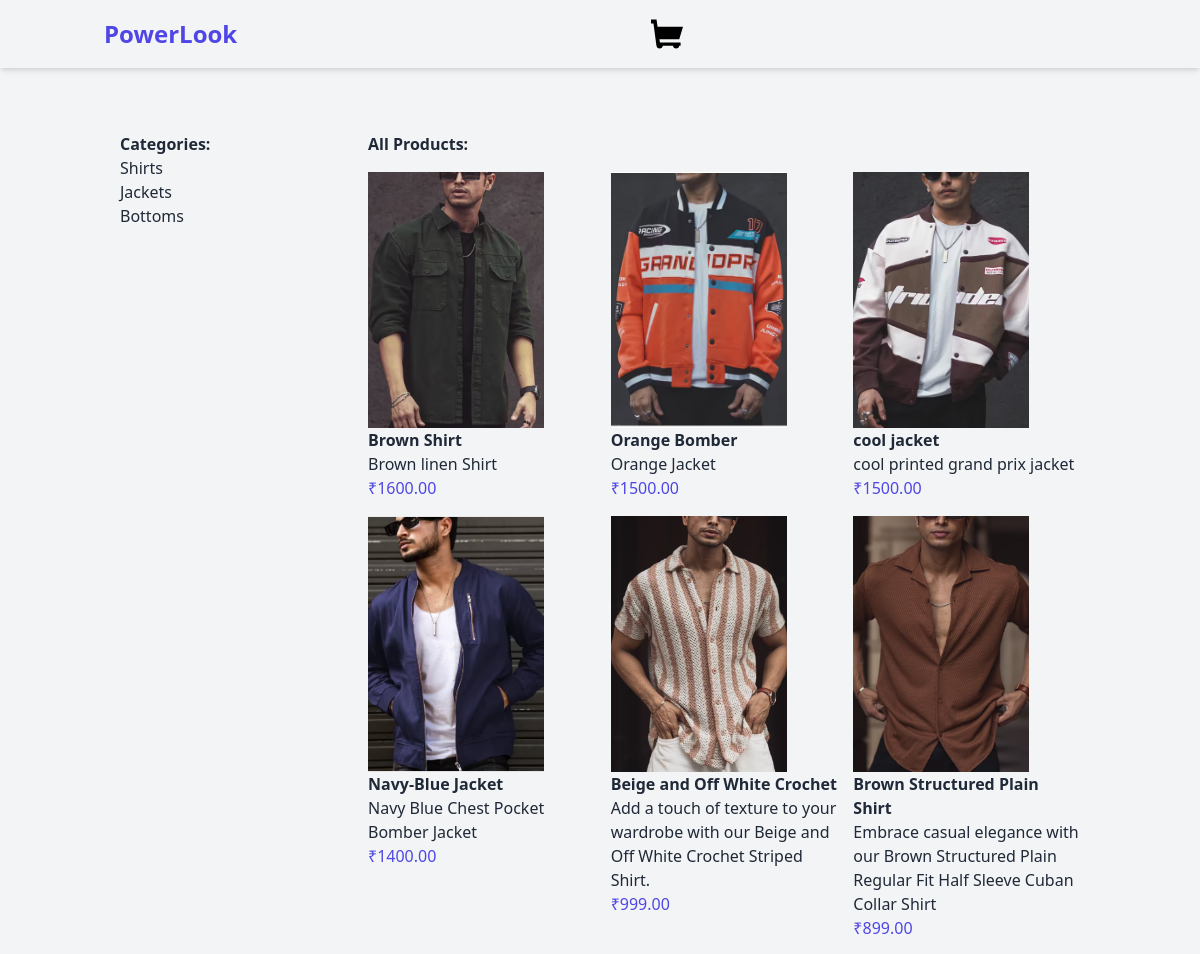
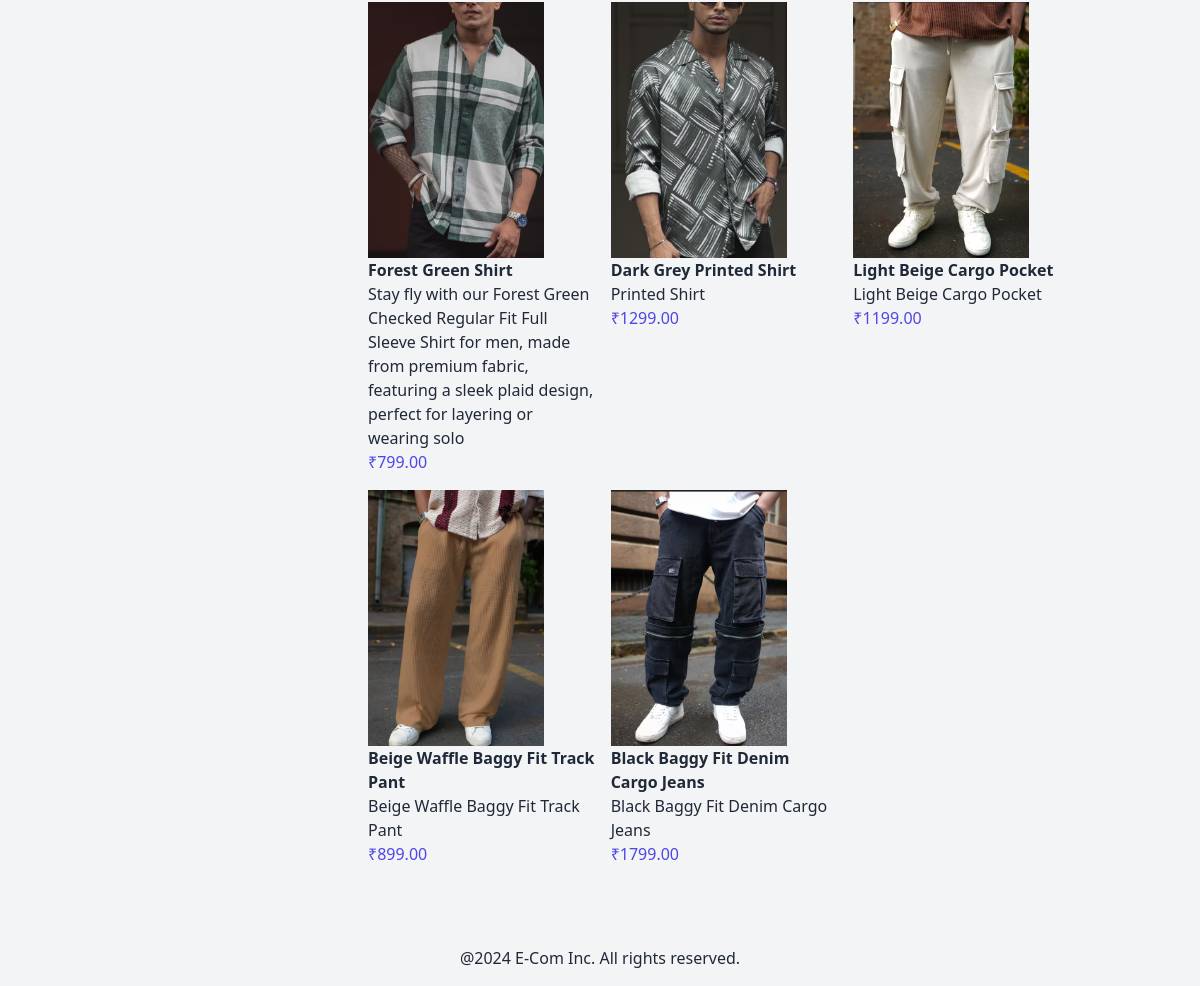
The page / on the database its author committed (2 pictures, top to bottom).
### products/models.py (models this page shows, shortened)
class Category(models.Model):
    name = models.CharField(max_length=250)
    slug = models.SlugField(unique=True)
    class Meta:
        verbose_name_plural = "categories"

class Product(models.Model):
    category = models.ForeignKey(Category, related_name='products', on_delete=models.CASCADE)
    name = models.CharField(max_length=250)
    slug = models.SlugField(max_length=250)
    description = models.TextField(blank=True)
    price = models.DecimalField(max_digits=10, decimal_places=2)
    available = models.BooleanField(default=True)
    created = models.DateTimeField(auto_now_add=True)
    updated = models.DateTimeField(auto_now=True)
    image = models.ImageField(upload_to='products', blank=True, null=True)

### products/views.py (the view)
# urls.py: path('', views.product_list, name='product_list'),
def product_list(request, category_slug=None):
    category = None
    products = Product.objects.filter(available=True)
    categories = Category.objects.all()
    if category_slug:
        category = get_object_or_404(Category, slug=category_slug)
        products = products.filter(category=category)
    return render(request, 'products/product/list.html', {
        'category':category,
        'products':products,
        'categories':categories,
    })

### products/templates/products/product/list.html (shortened to what this page needs)
{% extends "base.html" %}
{%block content%}
<div class="container mx-auto p-4 flex">
    <aside class="w-1/4 p-4">
        <h2 class="font-bold">Categories:</h2>
        <ul>
            {%for category in categories%}
            <li>
                <a href="{% url 'products:product_list_by_category' category.slug %}">{{category.name}}</a>
            </li>
            {%endfor%}
        </ul>
    </aside>
    <main class="w-3/4 p-4">
        {%if category%}
        <h2 class="font-bold mb-4">{{category.name}}</h2>
        {%else%}
        <h2 class="font-bold mb-4">All Products:</h2>
        {%endif%}
        <div class="grid grid-cols-3 gap-4">
            {% for product in products %}
            <a href="{% url 'products:product_detail' product.id product.slug %}">
            <div>
                {% if product.image %}
                <img src="{{product.image.url}}" alt={{product.name}} class="h-64 w-44 object-cover">
                {%else%}
                <p>The image is not available</p>
                {%endif%}
                <h3 class="font-semibold">{{product.name}}</h3>
                <p>{{product.description}}</p>
                <p class="text-indigo-600">₹{{product.price}}</p>
            </div>
        </a>
            {%endfor%}
        </div>
    </main>
</div>
{%endblock%}

### templates/base.html (shortened to what this page needs)
<!DOCTYPE html>
<html lang="en">
	<head>
		{% load static %}
		<link href="{% static 'dist/styles.css'%}" rel="stylesheet" />
	</head>
	<body class="bg-gray-100 text-gray-800 flex flex-col min-h-screen">
		<header class="shadow-md">{% include "includes/nav.html" %}</header>
		<main class="container mx-auto py-8 flex-grow">
			{%block content%}{%endblock%}
		</main>
		<footer>
			<div class="container mx-auto p-4 text-center">
				<p>@2024 E-Com Inc. All rights reserved.</p>
			</div>
		</footer>
	</body>
</html>

### templates/includes/nav.html (shortened to what this page needs)
<nav class="container mx-auto p-4 flex justify-between items-center">
    <a href='/' class="text-2xl font-bold text-indigo-600">PowerLook</a>
<a href="{% url 'cart:cart_detail'%}">
</a>

### rows shown on the page
Category: name "Shirts"
Category: name "Jackets"
Category: name "Bottoms"
Product: image (picture), name "Brown Shirt", description "Brown linen Shirt", price "1600.00"
Product: image (picture), name "Orange Bomber", description "Orange Jacket", price "1500.00"
Product: image (picture), name "cool jacket", description "cool printed grand prix jacket", price "1500.00"
Product: image (picture), name "Navy-Blue Jacket", description "Navy Blue Chest Pocket Bomber Jacket", price "1400.00"
Product: image (picture), name "Beige and Off White Crochet", description "Add a touch of texture to your wardrobe with our Beige and Off White Crochet Striped Shirt.", price "999.00"
Product: image (picture), name "Brown Structured Plain Shirt", description "Embrace casual elegance with our Brown Structured Plain Regular Fit Half Sleeve Cuban Collar Shirt", price "899.00"
Product: image (picture), name "Forest Green Shirt", description "Stay fly with our Forest Green Checked Regular Fit Full Sleeve Shirt for men, made from premium fabric, featuring a sleek plaid design, perfect for layering or wearing solo", price "799.00"
Product: image (picture), name "Dark Grey Printed Shirt", description "Printed Shirt", price "1299.00"
Product: image (picture), name "Light Beige Cargo Pocket", description "Light Beige Cargo Pocket", price "1199.00"
Product: image (picture), name "Beige Waffle Baggy Fit Track Pant", description "Beige Waffle Baggy Fit Track Pant", price "899.00"
Product: image (picture), name "Black Baggy Fit Denim Cargo Jeans", description "Black Baggy Fit Denim Cargo Jeans", price "1799.00"
